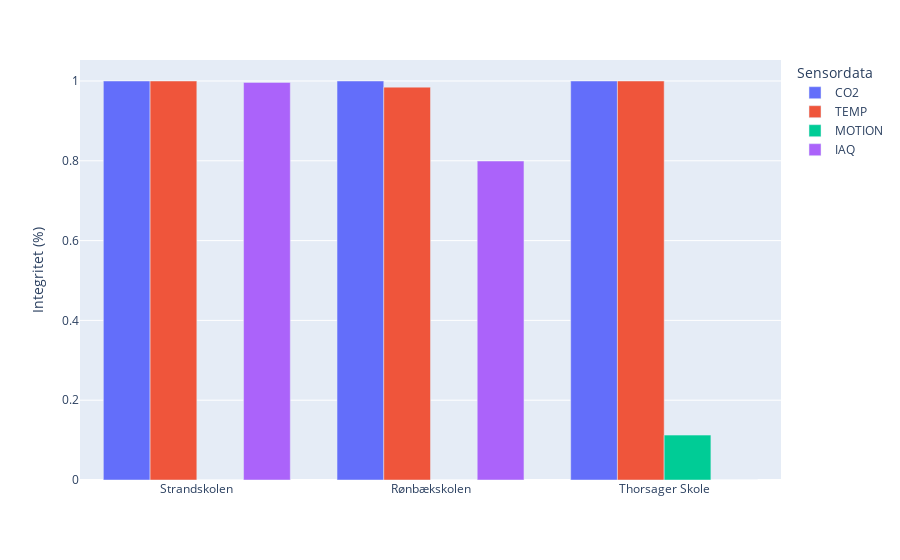

Notebook code cell kept with this figure:
### Code cell
# Define a custom function to consider NaN, None, False, and 0 as missing
def custom_missing_ratio(series):
    return (series.isna() | (series == 0) | (series == False)).mean()

# Calculate the custom non-missing value ratio
custom_non_missing_ratio = dataf.groupby('SKOLE')[['CO2', 'TEMP', 'MOTION', 'IAQ']].apply(lambda x: 1 - x.apply(custom_missing_ratio)).reset_index()

# Melt the DataFrame to make it suitable for plotting with Plotly
melted = custom_non_missing_ratio.melt(id_vars='SKOLE', var_name='Sensordata', value_name='CustomNonMissingRatio')

# Create a bar plot using the Pandas plot method with Plotly
fig = melted.plot(kind='bar', x='SKOLE', y='CustomNonMissingRatio', color='Sensordata', barmode='group')

# Update layout if necessary
fig.update_layout(xaxis_title='SKOLE', yaxis_title='Integritet (%)', xaxis={'categoryorder':'total descending'})

# hide x-axis title
fig.update_xaxes(title=None)
# Show the figure
fig.show()

### Figure 1 — Plotly figure (JSON) as saved in the notebook; plotly's stock layout.template omitted (floating-point values rounded to 4 significant figures)
{"data": [{"alignmentgroup": "True", "hovertemplate": "Sensordata=CO2<br>SKOLE=%{x}<br>CustomNonMissingRatio=%{y}<extra></extra>", "legendgroup": "CO2", "marker": {"color": "#636efa", "pattern": {"shape": ""}}, "name": "CO2", "offsetgroup": "CO2", "orientation": "v", "showlegend": true, "textposition": "auto", "type": "bar", "x": ["Rønbækskolen", "Strandskolen", "Thorsager Skole"], "xaxis": "x", "y": [1, 1, 1], "yaxis": "y"}, {"alignmentgroup": "True", "hovertemplate": "Sensordata=TEMP<br>SKOLE=%{x}<br>CustomNonMissingRatio=%{y}<extra></extra>", "legendgroup": "TEMP", "marker": {"color": "#EF553B", "pattern": {"shape": ""}}, "name": "TEMP", "offsetgroup": "TEMP", "orientation": "v", "showlegend": true, "textposition": "auto", "type": "bar", "x": ["Rønbækskolen", "Strandskolen", "Thorsager Skole"], "xaxis": "x", "y": [0.9846, 1, 1], "yaxis": "y"}, {"alignmentgroup": "True", "hovertemplate": "Sensordata=MOTION<br>SKOLE=%{x}<br>CustomNonMissingRatio=%{y}<extra></extra>", "legendgroup": "MOTION", "marker": {"color": "#00cc96", "pattern": {"shape": ""}}, "name": "MOTION", "offsetgroup": "MOTION", "orientation": "v", "showlegend": true, "textposition": "auto", "type": "bar", "x": ["Rønbækskolen", "Strandskolen", "Thorsager Skole"], "xaxis": "x", "y": [0, 0, 0.1125], "yaxis": "y"}, {"alignmentgroup": "True", "hovertemplate": "Sensordata=IAQ<br>SKOLE=%{x}<br>CustomNonMissingRatio=%{y}<extra></extra>", "legendgroup": "IAQ", "marker": {"color": "#ab63fa", "pattern": {"shape": ""}}, "name": "IAQ", "offsetgroup": "IAQ", "orientation": "v", "showlegend": true, "textposition": "auto", "type": "bar", "x": ["Rønbækskolen", "Strandskolen", "Thorsager Skole"], "xaxis": "x", "y": [0.7994, 0.9965, 0], "yaxis": "y"}], "layout": {"barmode": "group", "legend": {"title": {"text": "Sensordata"}, "tracegroupgap": 0}, "margin": {"t": 60}, "xaxis": {"anchor": "y", "categoryorder": "total descending", "domain": [0, 1], "title": {}}, "yaxis": {"anchor": "x", "domain": [0, 1], "title": {"text": "Integritet (%)"}}}}
